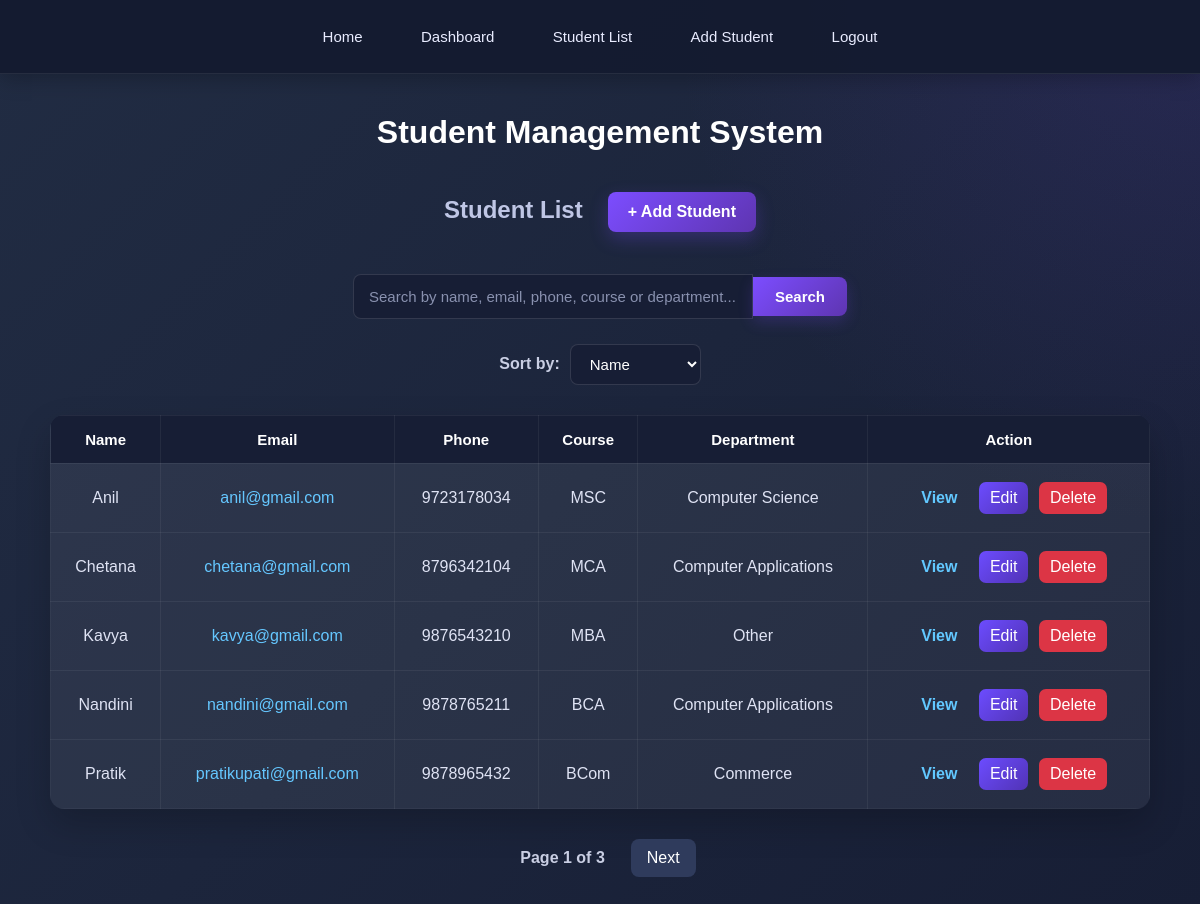
The app's page /students/ (signed in) with its own data.
### students/models.py (models this page shows, shortened)
class Student(models.Model):
    name = models.CharField(max_length=100)
    email = models.EmailField(unique=True)
    phone = models.CharField(max_length=10, unique=True)
    date_of_birth = models.DateField()
    gender = models.CharField(max_length=10)
    address = models.TextField()
    course = models.CharField(max_length=100)
    department = models.CharField(max_length=100)

### students/views.py (the view, shortened to what this page needs)
# urls.py: path('students/', views.student_list, name='student_list'),
@login_required
def student_list(request):
    query = request.GET.get("q", "").strip()
    sort = request.GET.get("sort", "name")
    students = Student.objects.all()
    if sort == "course":
        students = students.order_by("course", "name")
    elif sort == "department":
        students = students.order_by("department", "name")
    else:
        students = students.order_by("name")
    paginator = Paginator(students, 5)
    page_number = request.GET.get("page")
    page_obj = paginator.get_page(page_number)
    return render(
        request,
        "students/student_list.html",
        {
            "students": page_obj,
            "page_obj": page_obj,
            "query": query,
            "sort": sort,
        }
    )

### StudentManagementSystem/students/templates/students/student_list.html (shortened to what this page needs)
{% load static %}
<!DOCTYPE html>
<html lang="en">
<head>
    <link rel="stylesheet" href="{% static 'students/style.css' %}">
</head>
<body>
    <nav>
        <a href="{% url 'home' %}">Home</a>
        {% if user.is_authenticated %}
            <a href="{% url 'dashboard' %}">Dashboard</a>
            <a href="{% url 'student_list' %}">
                Student List
            </a>
            <a href="{% url 'add_student' %}">
                Add Student
            </a>
            <a href="{% url 'logout' %}">
                Logout
            </a>
        {% else %}
            <a href="{% url 'login' %}">
                Login
            </a>
        {% endif %}
    </nav>
    <div class="student-container">
        <h1>Student Management System</h1>
        <div class="student-header">
            <h2>Student List</h2>
            <a href="{% url 'add_student' %}" class="add-button">
                + Add Student
            </a>
        </div>
        <form method="GET" class="search-form">
            <input
                type="text"
                name="q"
                placeholder="Search by name, email, phone, course or department..."
                value="{{ query }}"
            >
            <button type="submit">
                Search
            </button>
        </form>
        <div class="sort-form">
            <form method="GET">
                <label for="sort">
                    Sort by:
                </label>
                <select
                    name="sort"
                    id="sort"
                    onchange="this.form.submit()"
                >
                    <option
                        value="name"
                        {% if sort == "name" %}selected{% endif %}
                    >
                        Name
                    </option>
                </select>
            </form>
        </div>
        <div class="table-wrapper">
            <table>
                <thead>
                    <tr>
                        <th>Name</th>
                        <th>Email</th>
                        <th>Phone</th>
                        <th>Course</th>
                        <th>Department</th>
                        <th>Action</th>
                    </tr>
                </thead>
                <tbody>
                    {% for student in students %}
                    <tr>
                        <td>
                            {{ student.name }}
                        </td>
                        <td>
                            <a
                                href="mailto:{{ student.email }}"
                                class="email-link"
                            >
                                {{ student.email }}
                            </a>
                        </td>
                        <td>
                            {{ student.phone }}
                        </td>
                        <td>
                            {{ student.course }}
                        </td>
                        <td>
                            {{ student.department }}
                        </td>
                        <td class="actions">
                            <a href="{% url 'student_detail' student.id %}">
                                View
                            </a>
                            <a
                                href="{% url 'edit_student' student.id %}"
                                class="edit-button"
                            >
                                Edit
                            </a>
                            <a
                                href="{% url 'delete_student' student.id %}"
                                class="delete-button"
                            >
                                Delete
                            </a>
                        </td>
                    </tr>
                    {% endfor %}
                </tbody>
            </table>
        </div>
        {% if page_obj.has_other_pages %}
        <div class="pagination">
            <span>
                Page {{ page_obj.number }} of {{ page_obj.paginator.num_pages }}
            </span>
            {% if page_obj.has_next %}
                <a href="?page={{ page_obj.next_page_number }}{% if query %}&q={{ query }}{% endif %}{% if sort %}&sort={{ sort }}{% endif %}">
                    Next
                </a>
            {% endif %}
        </div>
        {% endif %}
    </div>
</body>
</html>

### students/static/students/style.css (style rules this page uses)
* { box-sizing: border-box; }
html { scroll-behavior: smooth; }
body { margin: 0; padding: 0; font-family: Arial, Helvetica, sans-serif; background: radial-gradient( circle at top right, rgba(110, 72, 220, 0.15), transparent 35% ), linear-gradient( 135deg, #212C43 0%, #171E35 100% ); color: #ffffff; min-height: 100vh; text-align: center; }
nav { background: rgba(20, 27, 48, 0.95); padding: 18px 25px; text-align: center; border-bottom: 1px solid rgba(255, 255, 255, 0.08); box-shadow: 0 4px 20px rgba(0, 0, 0, 0.25); position: relative; z-index: 10; }
nav a { display: inline-block; color: #e9ecff; text-decoration: none; margin: 0 12px; padding: 10px 15px; font-size: 15px; border-radius: 8px; transition: 0.3s ease; }
.container, .student-container, .form-container, .delete-container { width: 92%; max-width: 1100px; margin: 40px auto; text-align: center; }
.student-container h1 { color: #ffffff; font-size: 32px; margin-bottom: 10px; }
.student-container h2 { color: #bfc6e5; margin-bottom: 25px; }
.student-header { display: flex; justify-content: center; align-items: center; gap: 25px; margin: 25px auto; }
.search-form { display: flex; justify-content: center; align-items: center; margin: 25px auto; }
.search-form input { width: 400px; padding: 13px 15px; margin: 0; border: 1px solid rgba(255, 255, 255, 0.12); border-radius: 8px 0 0 8px; background: #171e35; color: white; font-size: 15px; outline: none; }
.search-form input::placeholder { color: #8991af; }
.search-form button { margin: 0; border-radius: 0 8px 8px 0; }
.sort-form { display: flex; justify-content: center; align-items: center; margin: 20px auto; }
.sort-form form { display: flex; justify-content: center; align-items: center; gap: 10px; }
.sort-form label { font-weight: bold; color: #c9cee3; }
.sort-form select { padding: 10px 15px; border: 1px solid rgba(255, 255, 255, 0.12); border-radius: 8px; background: #171e35; color: white; font-size: 15px; cursor: pointer; outline: none; }
.table-wrapper { width: 100%; display: flex; justify-content: center; margin: 30px auto; overflow-x: auto; border-radius: 14px; box-shadow: 0 15px 35px rgba(0, 0, 0, 0.2); }
.student-container table { width: 100%; max-width: 1100px; margin: 0 auto; border-collapse: collapse; background: rgba(255, 255, 255, 0.04); }
.student-container th, .student-container td { text-align: center; padding: 15px; border: 1px solid rgba(255, 255, 255, 0.06); }
.student-container th { background: #171e35; color: #ffffff; font-size: 15px; }
.student-container td { color: #dfe3f4; background: rgba(255, 255, 255, 0.025); }
.actions { text-align: center !important; }
.actions a { display: inline-block; padding: 7px 11px; margin: 3px; border-radius: 7px; text-decoration: none; transition: 0.25s ease; }
.actions a:first-child { color: #62c8ff; font-weight: bold; }
.edit-button { background: linear-gradient( 135deg, #6c4cff, #5133b6 ); color: white !important; }
.delete-button { background: #dc3545; color: white !important; }
.add-button { display: inline-block; padding: 11px 20px; background: linear-gradient( 135deg, #7c4dff, #5e35b1 ); color: white; text-decoration: none; border-radius: 8px; font-weight: bold; transition: 0.3s ease; box-shadow: 0 7px 18px rgba(124, 77, 255, 0.25); }
button { padding: 11px 22px; margin: 8px; border: none; border-radius: 8px; background: linear-gradient( 135deg, #7c4dff, #5e35b1 ); color: white; font-size: 15px; font-weight: bold; cursor: pointer; transition: 0.3s ease; box-shadow: 0 6px 15px rgba(124, 77, 255, 0.2); }
.email-link { color: #65c7ff; text-decoration: none; }
.pagination { display: flex; justify-content: center; align-items: center; gap: 10px; margin: 30px auto; }
.pagination a { display: inline-block; padding: 10px 16px; background: #2f3b5c; color: white; text-decoration: none; border-radius: 8px; transition: 0.3s ease; }
.pagination span { display: inline-block; padding: 10px 16px; font-weight: bold; color: #c9cee3; }

### records on screen
Student: name "Anil", email "anil@gmail.com", phone "9723178034", course "MSC", department "Computer Science"
Student: name "Chetana", email "chetana@gmail.com", phone "8796342104", course "MCA", department "Computer Applications"
Student: name "Kavya", email "kavya@gmail.com", phone "9876543210", course "MBA", department "Other"
Student: name "Nandini", email "nandini@gmail.com", phone "9878765211", course "BCA", department "Computer Applications"
Student: name "Pratik", email "pratikupati@gmail.com", phone "9878965432", course "BCom", department "Commerce"

### other values on screen
{{ page_obj.number }} "1"
{{ page_obj.paginator.num_pages }} "3"
